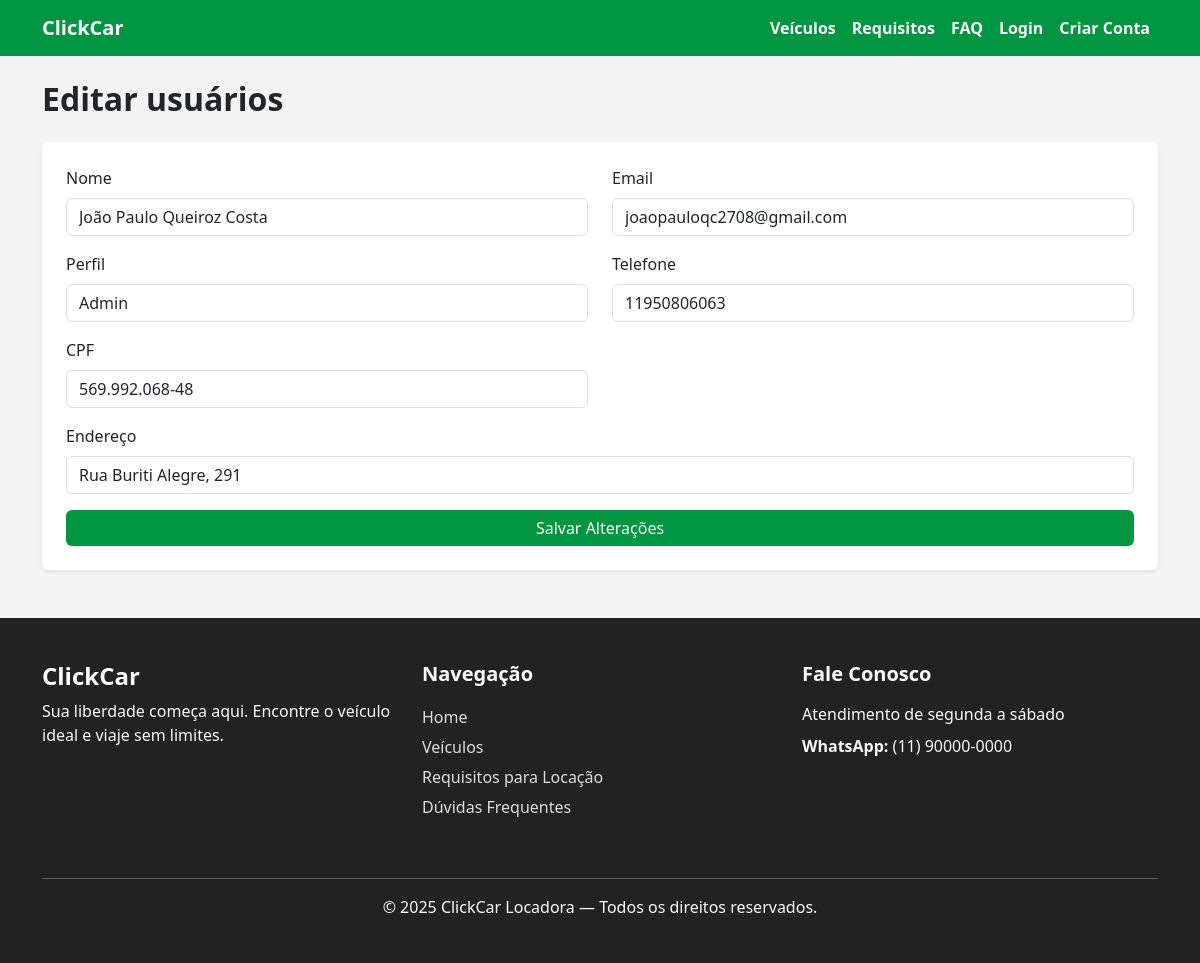
Page /admin/usuario/edit/11 on the earlier database version.
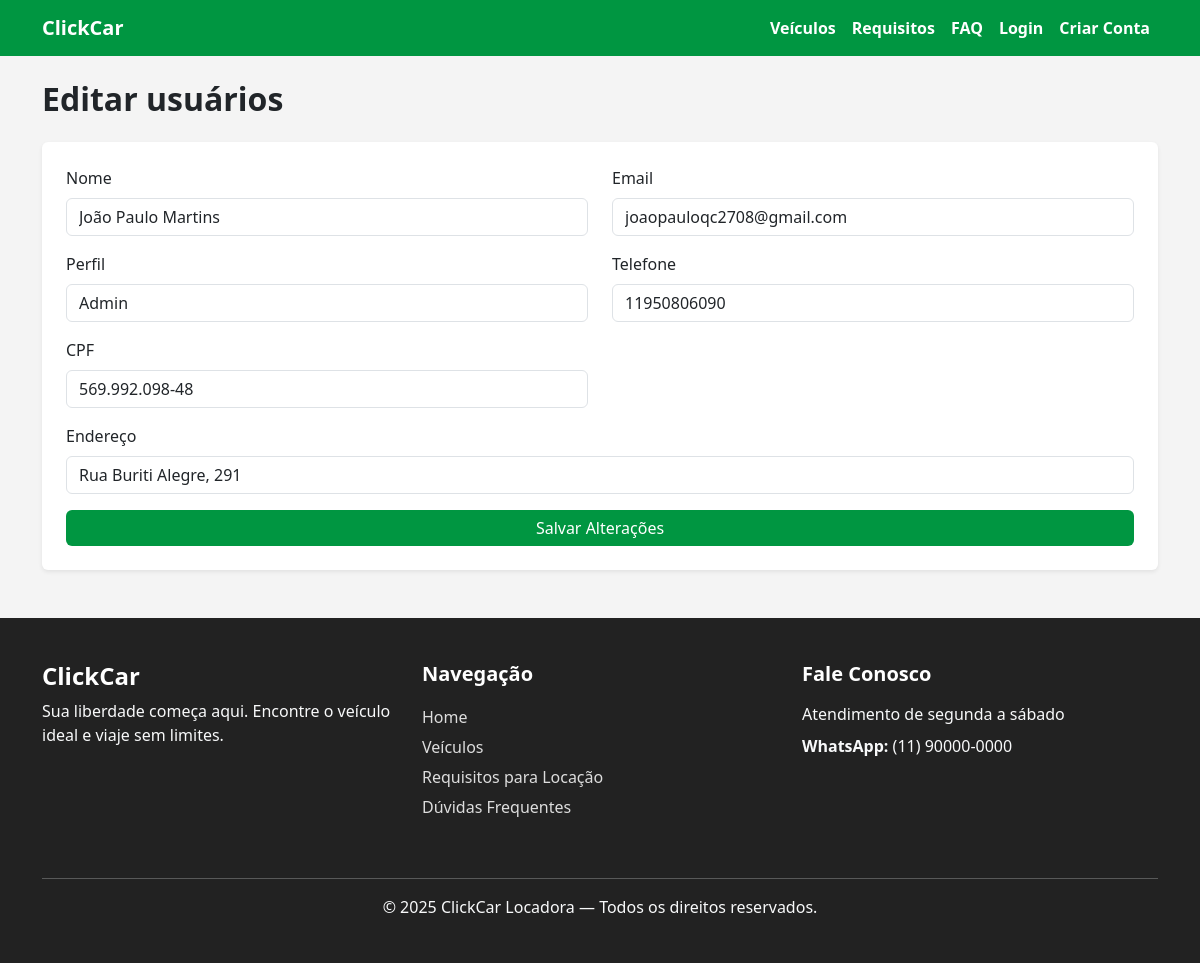
Same page on the later database version.
### models/models.py (models this page shows, shortened)
class Usuario(UserMixin, db.Model):
    __tablename__ = 'usuarios'
    id = db.Column(db.Integer, primary_key=True)
    nome = db.Column(db.String(150), nullable=False)
    email = db.Column(db.String(120), unique=True, nullable=False)
    senha_hash = db.Column(db.String(200), nullable=False)
    perfil_id = db.Column(db.Integer, db.ForeignKey(
        'perfis.id'), nullable=False)
    telefone = db.Column(db.String(20))
    cpf = db.Column(db.String(20))
    endereco = db.Column(db.String(255))
    criado_em = db.Column(db.DateTime, default=datetime.utcnow)
    email_verificado = db.Column(db.Boolean, default=False)
    codigo_verificacao = db.Column(db.String(6))
    tokens = db.relationship('Token', backref='usuarios',
                             lazy=True, cascade="all, delete-orphan")

### controllers/controller.py (the view, shortened to what this page needs)
@main.route("/admin/usuario/edit/<int:user_id>", methods=["POST", "GET"])
def edit_user(user_id):
    db = SessionLocal()
    usuario = db.query(Usuario).filter_by(id=user_id).first()
    if not usuario:
        flash("Este usuário não existe", "error")
        return redirect(url_for("main.admin_usuario_page"))
    perfis = db.query(Perfil).all()
    method = request.method
    return render_template("admin/users/edit.html", usuario=usuario, perfis=perfis)

### templates/admin/users/edit.html (shortened to what this page needs)
{% extends 'base.html' %}
{% block content %}
<h2 class="fw-bold mb-4">Editar usuários</h2>
<form method="POST" class="bg-white p-4 rounded shadow-sm">
    <div class="row">
        <div class="col-md-6 mb-3">
            <label class="form-label">Nome</label>
            <input type="text" name="nome" class="form-control" value="{{ usuario.nome }}" required>
        </div>
        <div class="col-md-6 mb-3">
            <label class="form-label">Email</label>
            <input type="email" name="email" class="form-control" value="{{ usuario.email }}" required>
        </div>
        <div class="col-md-6 mb-3">
            <label class="form-label">Perfil</label>
            <select name="perfil" class="form-control" id="">
                {% for p in perfis %}
                    <option value="{{ p.id }}">{{ p.nome_perfil }}</option>
                {% endfor %}
            </select>
        </div>
        <div class="col-md-6 mb-3">
            <label class="form-label">Telefone</label>
            <input type="text" name="telefone" class="form-control" value="{{ usuario.telefone }}">
        </div>
        <div class="col-md-6 mb-3">
            <label class="form-label">CPF</label>
            <input type="text" name="cpf" class="form-control" value="{{ usuario.cpf }}">
        </div>
        <div class="col-md-12 mb-3">
            <label class="form-label">Endereço</label>
            <input type="text" name="endereco" class="form-control" value="{{ usuario.endereco }}">
        </div>
    </div>
    <button class="btn btn-primary w-100">Salvar Alterações</button>
</form>
{% endblock %}

Differences in the rows shown:
changed Usuario "joaopauloqc2708@gmail.com": nome "João Paulo Queiroz Costa" → "João Paulo Martins"; telefone "11950806063" → "11950806090"; cpf "569.992.068-48" → "569.992.098-48"
